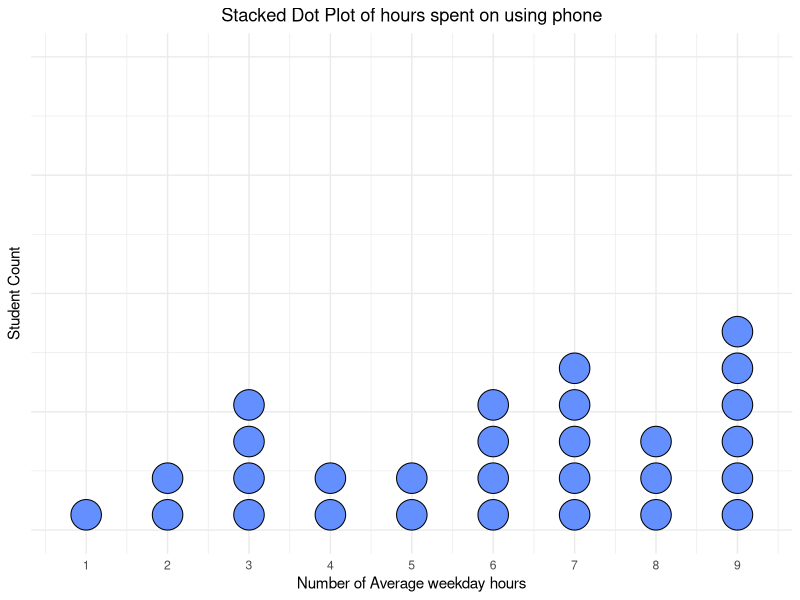
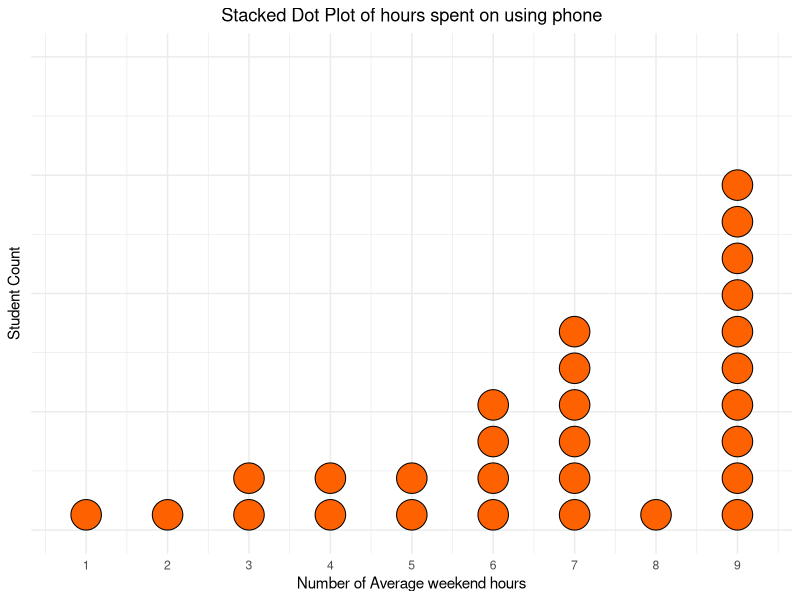
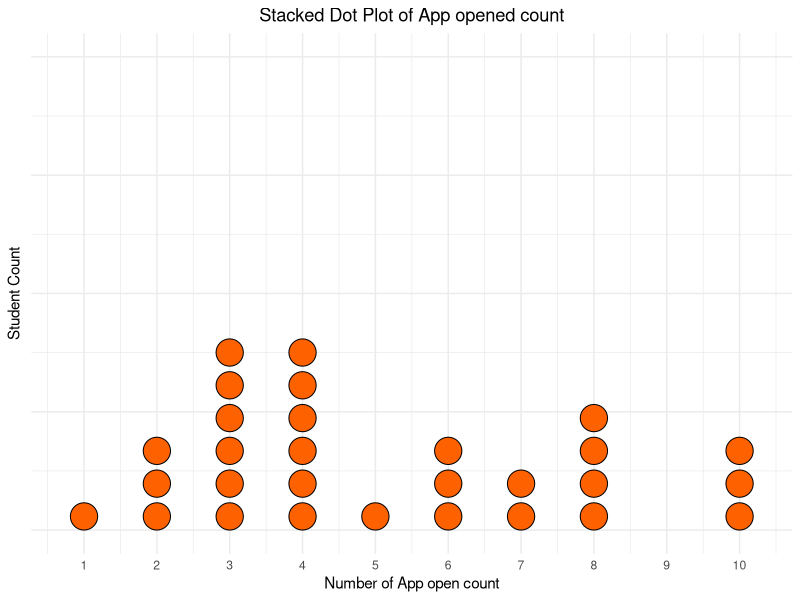
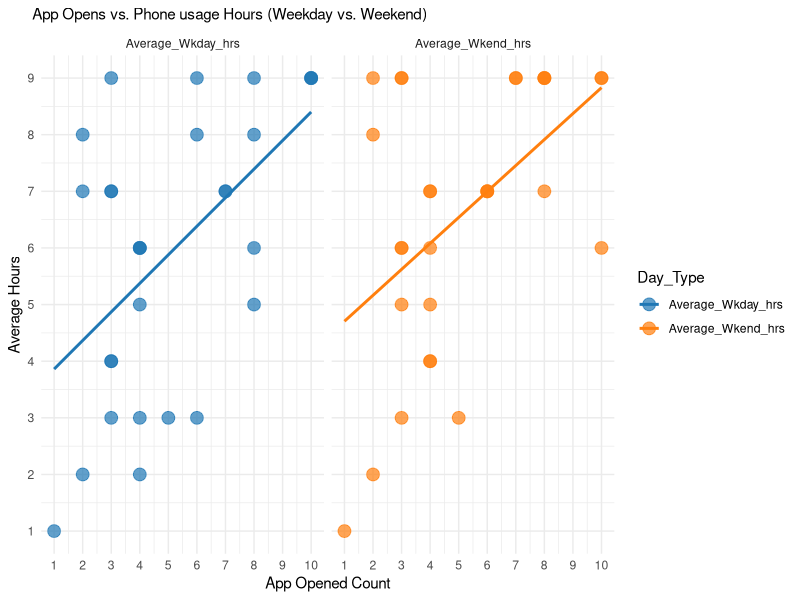
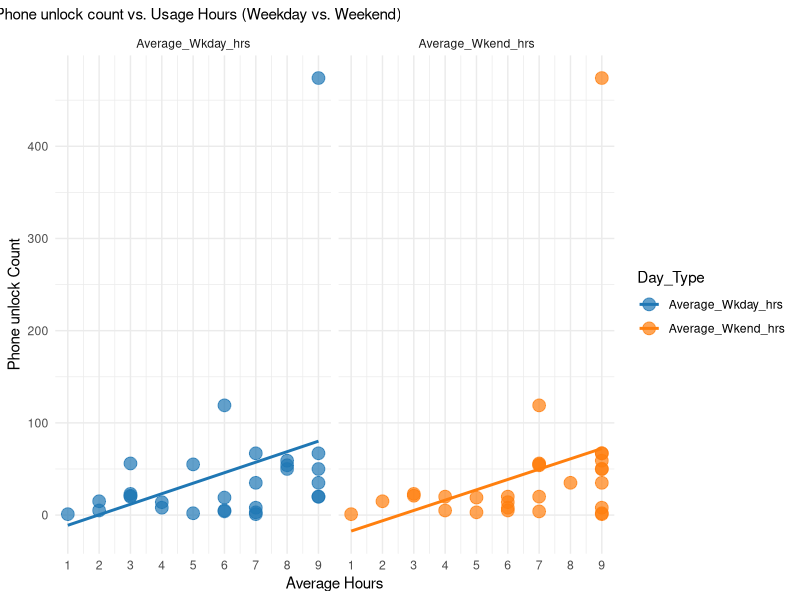
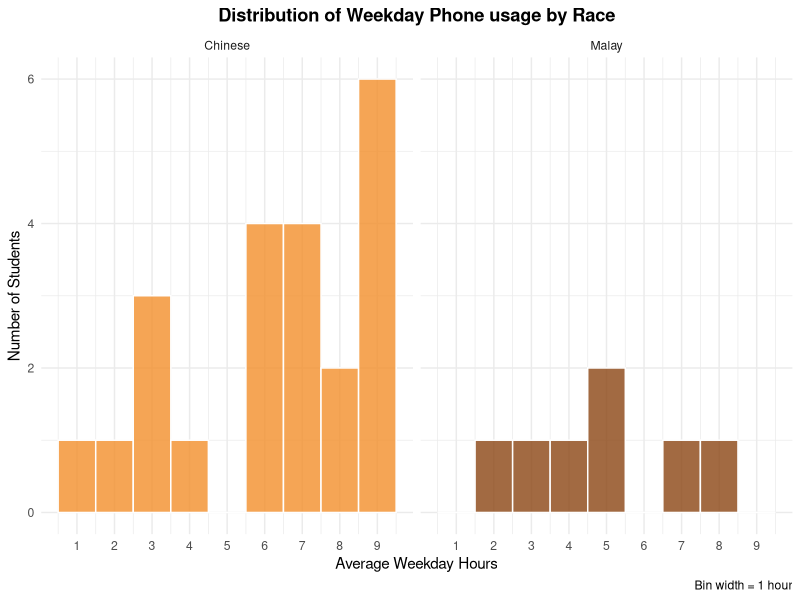
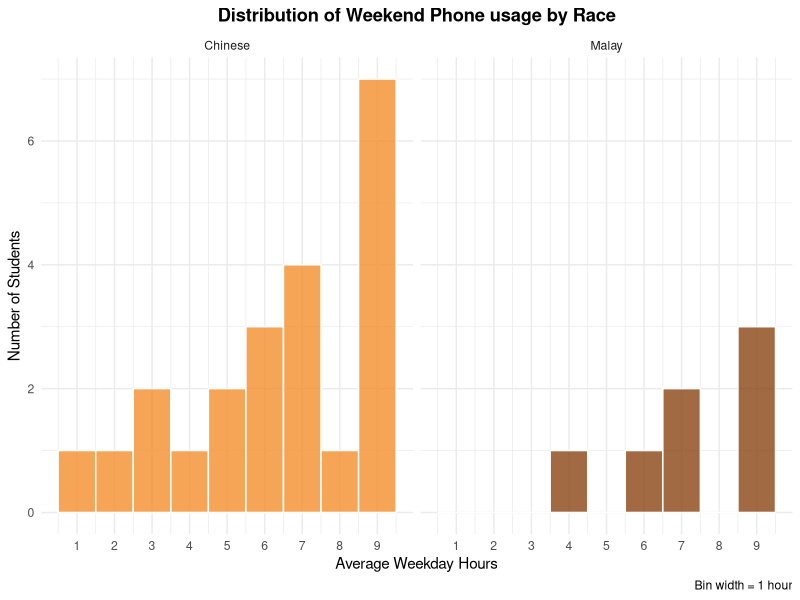
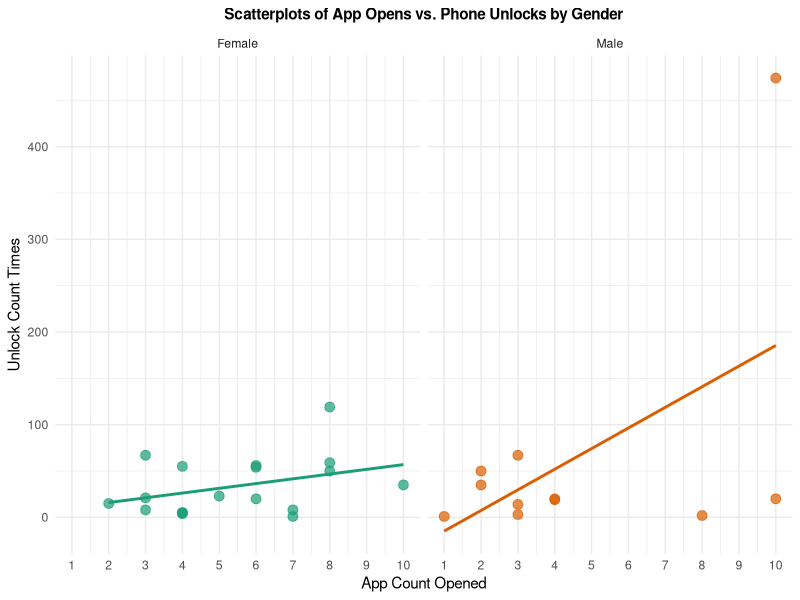

Source code (R) for these figures, in order:
library(tidyverse)
library(ggplot2)
library(dplyr)
library(scales)
library(ggpubr)
library(corrplot)


Math_project <- read.csv ("WA3 Math Project.csv")


# Converting character columns to vectors
Math_project$Stream <- factor(Math_project$Stream)
Math_project$Race <- factor(Math_project$Race)
Math_project$Gender <- factor(Math_project$Gender)

# Summary
summary(Math_project)

#Calculating mode for the 3 columns of interest:
cols <- c("Average_Wkday_hrs", "Average_Wkend_hrs", "App_count_opened")

modes <- sapply(Math_project[cols], function(x) {
  as.numeric(names(which.max(table(x))))
})

print(modes)


################################################ Graphs #############################################################

#Dot plot for average weekday hours

ggplot(data = Math_project, aes(x=Average_Wkday_hrs)) +
  geom_dotplot(binwidth = 0.5, binaxis= 'x', stackgroups = TRUE, dotsize = .75, stackratio = 1.2, fill = "#648FFF", method = "histodot") + 
  scale_y_continuous(name = "Student Count") +
  scale_x_continuous(breaks = seq(0, 10, by = 1), name = "Number of Average weekday hours") +
  labs(title = "Stacked Dot Plot of hours spent on using phone") +
  theme_minimal() +
  theme(plot.title = element_text(hjust = 0.5),
        axis.line.y = element_blank(),          
        axis.ticks.y = element_blank(),         
        axis.text.y = element_blank())



#Dot plot for average weekend hours

ggplot(data = Math_project, aes(x=Average_Wkend_hrs)) +
  geom_dotplot(binwidth = 0.5, binaxis= 'x', stackgroups = TRUE, dotsize = .75, stackratio = 1.2, fill = "#FE6100", method = "histodot") + 
  scale_y_continuous(name = "Student Count") +
  scale_x_continuous(breaks = seq(0, 10, by = 1), name = "Number of Average weekend hours") +
  labs(title = "Stacked Dot Plot of hours spent on using phone") +
  theme_minimal() +
  theme(plot.title = element_text(hjust = 0.5),
        axis.line.y = element_blank(),          
        axis.ticks.y = element_blank(),         
        axis.text.y = element_blank())


#Dot plot for app open count
ggplot(data = Math_project, aes(x=App_count_opened)) +
  geom_dotplot(binwidth = 0.5, binaxis= 'x', stackgroups = TRUE, dotsize = .75, stackratio = 1.2, fill = "#FE6100", method = "histodot") + 
  scale_y_continuous(name = "Student Count") +
  scale_x_continuous(breaks = seq(0, 10, by = 1), name = "Number of App open count") +
  labs(title = "Stacked Dot Plot of App opened count") +
  theme_minimal() +
  theme(plot.title = element_text(hjust = 0.5),
        axis.line.y = element_blank(),          
        axis.ticks.y = element_blank(),         
        axis.text.y = element_blank())


# Scatterplot for app count vs average hours

Math_project %>%
  pivot_longer(cols = c(Average_Wkday_hrs, Average_Wkend_hrs),
               names_to = "Day_Type",
               values_to = "Hours") %>%
  ggplot(aes(y = Hours, x = App_count_opened, color = Day_Type)) +
  geom_point(alpha = 0.7, size = 4) +
  geom_smooth(method = "lm", se = FALSE) +
  facet_wrap(~ Day_Type, scales = "free_x") +
  scale_color_manual(values = c("#1f77b4", "#ff7f0e")) +
  scale_x_continuous(breaks = seq(0, 10, by = 1)) +
  scale_y_continuous(breaks = seq(0, 10, by = 1)) +
  labs(title = "App Opens vs. Phone usage Hours (Weekday vs. Weekend)",
       y = "Average Hours",
       x = "App Opened Count") +
  theme_minimal() +
    theme(plot.title = element_text(size = 11, hjust = -0.05))



# Scatterplot for unlock count vs average hours

Math_project %>%
  pivot_longer(cols = c(Average_Wkday_hrs, Average_Wkend_hrs),
               names_to = "Day_Type",
               values_to = "Hours") %>%
  ggplot(aes(x = Hours, y = Unlock_count_times, color = Day_Type)) +
  geom_point(alpha = 0.7, size = 4) +
  geom_smooth(method = "lm", se = FALSE) +
  facet_wrap(~ Day_Type, scales = "free_x") +
  scale_color_manual(values = c("#1f77b4", "#ff7f0e")) +
  scale_x_continuous(breaks = seq(0, 10, by = 1)) +
  labs(title = "Phone unlock count vs. Usage Hours (Weekday vs. Weekend)",
       x = "Average Hours",
       y = "Phone unlock Count") +
  theme_minimal() +
  theme(plot.title = element_text(size = 11, hjust = -0.4))


  

#Race vs weekday hours histogram

ggplot(Math_project, aes(x = Average_Wkday_hrs, fill = Race)) +
  geom_histogram(
    binwidth = 1,
    color = "white",
    boundary = 0.5,
    alpha = 0.8,
    position = "identity"
  ) +
  facet_wrap(~ Race, ncol = 2) +  # Separate plots by race
  scale_fill_manual(values = c(
    "Chinese" = "#F28E2B",
    "Malay" = "#8B4513")) +
  scale_x_continuous(breaks = seq(0, 10, by = 1))+
  labs(
    title = "Distribution of Weekday Phone usage by Race",
    x = "Average Weekday Hours",
    y = "Number of Students",
    caption = "Bin width = 1 hour"
  ) +
  theme_minimal() +
  theme(
    plot.title = element_text(hjust = 0.5, face = "bold"),
    legend.position = "none"  
  )


#Race vs weekend hours histogram

ggplot(Math_project, aes(x = Average_Wkend_hrs, fill = Race)) +
  geom_histogram(
    binwidth = 1,
    color = "white",
    boundary = 0.5,
    alpha = 0.8,
    position = "identity"
  ) +
  facet_wrap(~ Race, ncol = 2) +  # Separate plots by race
  scale_fill_manual(values = c(
    "Chinese" = "#F28E2B",
    "Malay" = "#8B4513")) +
  scale_x_continuous(breaks = seq(0, 10, by = 1))+
  labs(
    title = "Distribution of Weekend Phone usage by Race",
    x = "Average Weekday Hours",
    y = "Number of Students",
    caption = "Bin width = 1 hour"
  ) +
  theme_minimal() +
  theme(
    plot.title = element_text(hjust = 0.5, face = "bold"),
    legend.position = "none"  
  )



###############################################################
###############################################################

#facet scatterplot

ggplot(Math_project, aes(x = App_count_opened, y = Unlock_count_times, color = Gender)) +
  geom_point(alpha = 0.7, size = 3) +
  geom_smooth(method = "lm", se = FALSE) +  # Add trendlines
  facet_wrap(~ Gender, ncol = 2) +          # Separate by stream
  scale_color_brewer(palette = "Dark2") +
  scale_x_continuous(breaks = seq(0, 10, by = 1)) +
  labs(
    title = "Scatterplots of App Opens vs. Phone Unlocks by Gender",
    x = "App Count Opened",
    y = "Unlock Count Times"
  ) +
  theme_minimal() +
  theme(legend.position = "none", plot.title = element_text(size = 11, face = "bold", hjust = 0.5))
  

#Bubbleplot

ggplot(Math_project, aes(x = Stream, y = App_count_opened, size = Unlock_count_times, color = Stream)) +
  geom_jitter(alpha = 0.7, width = 0.2) +  # Jitter to avoid overplotting
  scale_size_continuous(range = c(2, 10)) + 
  scale_y_continuous(breaks = seq(0, 11, by = 1)) +
  scale_color_manual(
    values = c("#FF355E", "#00CC99", "#FFD700"),
    name = "Stream"                         
  )+# Adjust bubble size range
  labs(
    title = "App Opens vs. Stream (Bubble Size = Unlock Count)",
    x = "Stream",
    y = "App Count Opened"
  ) +
  theme_minimal()

